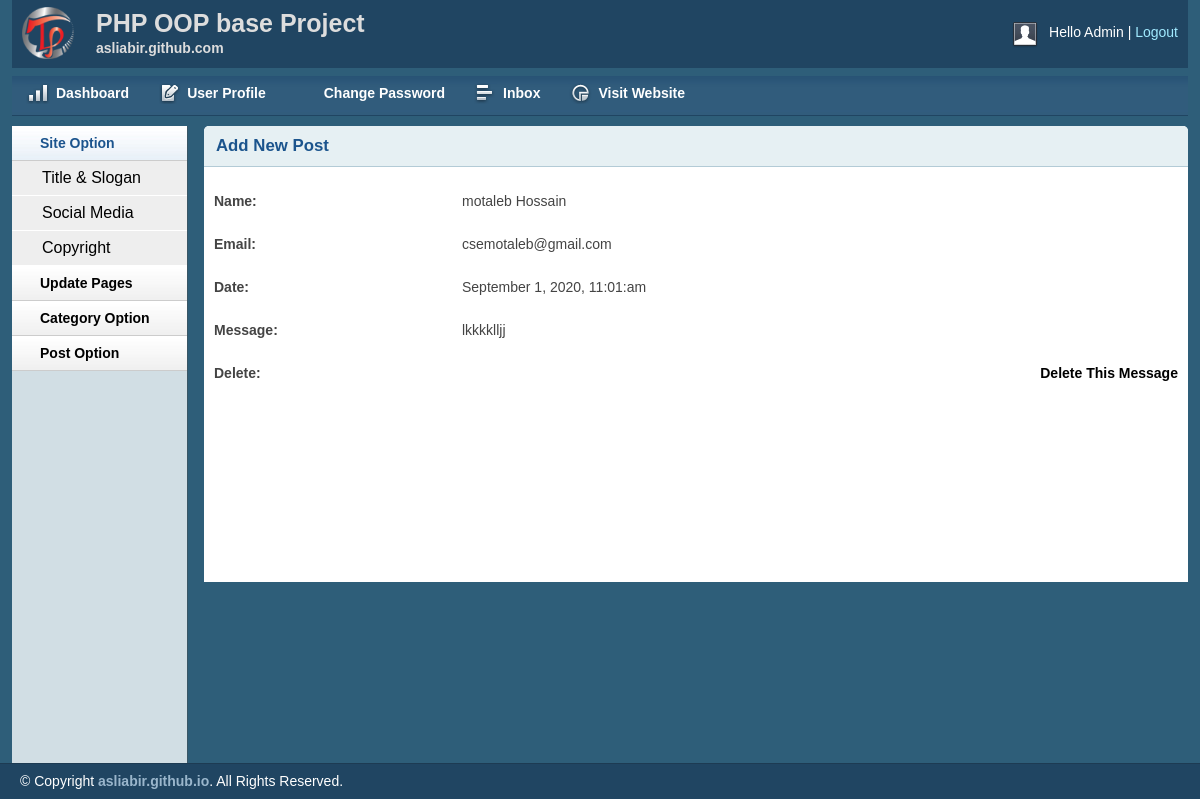
The app's page /admin/viewmsg.php?msgid=5 (signed in) with its own data.
### tables this page shows
CREATE TABLE `tbl_contect` (
  `id` int(11) NOT NULL,
  `firstname` varchar(255) NOT NULL,
  `lastname` varchar(255) NOT NULL,
  `email` varchar(255) NOT NULL,
  `body` text NOT NULL,
  `status` int(25) DEFAULT 0,
  `date` datetime NOT NULL DEFAULT current_timestamp()
);

### lib/Database.php (called while the page is built, shortened)
<?php
Class Database{
	public $host   = DB_HOST;
	public $user   = DB_USER;
	public $pass   = DB_PASS;
	public $dbname = DB_NAME;
	public $link;
	private function connectDB(){
	$this->link = new mysqli($this->host, $this->user, $this->pass, $this->dbname);
 }
	public function select($query){
		$result = $this->link->query($query) or die($this->link->error.__LINE__);
		if($result->num_rows > 0){
			return $result;
		} else {
			return false;
		}
	}
}
?>

### helpers/format.php (called while the page is built, shortened)
<?php
class Format{
	public function formatData($date){
		return date('F j, Y, g:i:a', strtotime($date));
	}
}
 ?>

### admin/viewmsg.php (the view, shortened to what this page needs)
<?php include "inc/header.php"; ?>
<?php include "inc/sidebar.php"; ?>
        <div class="grid_10">
            <div class="box round first grid">
                <h2>Add New Post</h2>
                <div class="block">
                <?php
                  if(!isset($_GET['msgid']) || $_GET['msgid'] == null){
                      echo "<script>window.location = 'inbox.php';</script>";
                  } else {
                      $msgid = $_GET['msgid'];
                  }
                  ?>
                <form>
                <table class="form">
                <?php
                $query = "SELECT * FROM tbl_contect WHERE id='$msgid' ORDER BY id desc";
                $category = $db->select($query);
                while($result = $category->fetch_assoc()){
                    ?>
                        <tr>
                            <td>
                                <label>Name: </label>
                            </td>
                            <td>
                                <p><?php echo $result['firstname']." ".$result['lastname']; ?></p>
                            </td>
                        </tr>
                        <tr>
                            <td>
                                <label>Email: </label>
                            </td>
                            <td>
                                <p><?php echo $result['email']; ?></p>
                            </td>
                        </tr>
                        <tr>
                            <td>
                                <label>Date: </label>
                            </td>
                            <td>
                                <p><?php echo $fm->formatData($result['date']); ?></p>
                            </td>
                        </tr>
                        <tr>
                            <td>
                                <label>Message: </label>
                            </td>
                            <td>
                                <p><?php echo $result['body']; ?></p>
                            </td>
                        </tr>
                        <tr>
                            <td>
                                <label>Delete: </label>
                            </td>
                            <td>
                                <p align="right"><a href="?delid=<?php echo $result['id']; ?>">Delete This Message</a></p>
                            </td>
                        </tr>
                <?php } ?>
                    </table>
                    </form>
                </div>
            </div>
        </div>
<?php include "inc/footer.php"; ?>

### admin/css/layout.css (style rules this page uses)
body { background: #fff none repeat scroll 0 0; color: #444; font-size: 14px; padding: 0; }
a { color: #000; font-weight: bold; text-decoration: none; }
h1, h2, h3, h4, h5, h6 { line-height: 1.2em; margin-bottom: .3em; }
h2 { margin-top: 1em; }
.box { background: #fff; margin-bottom: 20px; padding: 10px 10px 10px 10px; margin-left: -8px; }
.box.grid { padding-bottom: 40px; }
.box.round { -moz-border-radius: 5px 5px 0px 0px; -webkit-border-radius: 5px 5px 0px 0px; border-radius: 5px 5px 0px 0px; }
.box h2 { font-size: 1.2em; font-weight: bold; color: #1B548D; background: #E6F0F3; margin: -10px -10px 0 -10px; padding: 10px 12px; border-bottom: 1px solid #B3CBD6; -moz-border-radius: 5px 5px 0px 0px; -webkit-border-radius: 5px 5px 0px 0px; border-radius: 5px 5px 0px 0px; }
.box.first { min-height: 406px; }
.block { padding-top: 20px; }
p { margin-bottom: 1em; }
table.form { width: 100%; }
table.form td { padding: 4px 0px; }
table.form label { font-weight: bold; }
.block { padding-bottom: 1px; }

### records on screen
tbl_contect: firstname "motaleb", lastname "Hossain", email "csemotaleb@gmail.com", date "September 1, 2020, 11:01:am", body "lkkkklljj"
